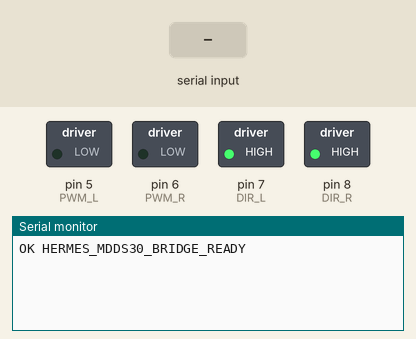
This sketch was run on a simulated Arduino Uno, built with avr-gcc and run on an emulated ATmega328P. Shown: switched loads named in the sketch (green lamp = pin HIGH), the last lines printed to the serial monitor. The inputs (shaded band) are chosen by the test bench.

Above: at 1.2 s.
1.3 s: "L=\n" received over Serial
At 2.3 s:
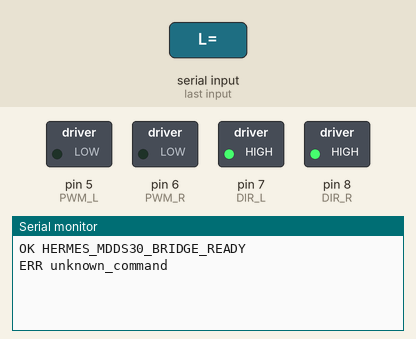
2.8 s: "PING\n" received over Serial
At 3.4 s:
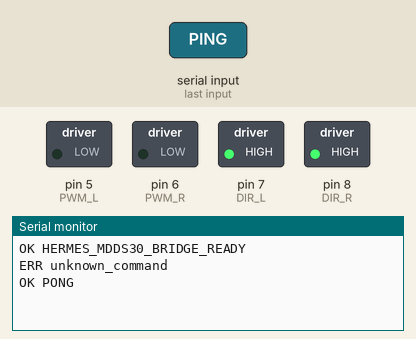
4.3 s: "STOP\n" received over Serial
At 5.8 s:
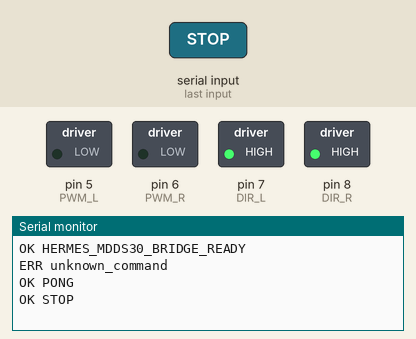

Measured:
- after the input at 1.3 s, the serial monitor: prints a new line at once (image 1)
- after the input at 2.8 s, the serial monitor: prints a new line at once (image 2)
- after the input at 4.3 s, the serial monitor: prints a new line at once (image 3)

The sketch:

mdds30_bridge.ino
```cpp
/*
  Arduino Motor Bridge
  Cytron MDDS30 in PWM/DIR Independent Both Signed Magnitude mode

  PC -> USB Serial -> Arduino -> PWM/DIR -> MDDS30

  Command examples:
    M L=-30 R=30
    M L=0 R=0
    STOP
    PING
    STATUS
    TIMEOUT=300
*/

const int PWM_L = 5;   // Arduino PWM pin -> MDDS30 AN1
const int DIR_L = 7;   // Arduino digital pin -> MDDS30 IN1
const int PWM_R = 6;   // Arduino PWM pin -> MDDS30 AN2
const int DIR_R = 8;   // Arduino digital pin -> MDDS30 IN2

// Adjust these after physical direction test.
// HIGH or LOW is arbitrary from the robot point of view; choose whichever makes the wheel move forward.
const int LEFT_FORWARD_LEVEL  = HIGH;
const int RIGHT_FORWARD_LEVEL = HIGH;

int lastLeftPercent = 0;
int lastRightPercent = 0;

unsigned long lastCommandMs = 0;
unsigned long watchdogTimeoutMs = 300;

String inputLine = "";

void setMotor(int pwmPin, int dirPin, int forwardLevel, int percent) {
  percent = constrain(percent, -100, 100);

  if (percent == 0) {
    analogWrite(pwmPin, 0);
    return;
  }

  bool forward = (percent > 0);
  int directionLevel = forward ? forwardLevel : !forwardLevel;
  int pwm = map(abs(percent), 0, 100, 0, 255);

  digitalWrite(dirPin, directionLevel);
  analogWrite(pwmPin, pwm);
}

void applyMotors(int leftPercent, int rightPercent) {
  lastLeftPercent = constrain(leftPercent, -100, 100);
  lastRightPercent = constrain(rightPercent, -100, 100);

  setMotor(PWM_L, DIR_L, LEFT_FORWARD_LEVEL, lastLeftPercent);
  setMotor(PWM_R, DIR_R, RIGHT_FORWARD_LEVEL, lastRightPercent);
}

void stopMotors() {
  applyMotors(0, 0);
}

bool parseMoveCommand(const String &line, int &leftOut, int &rightOut) {
  int lIndex = line.indexOf("L=");
  int rIndex = line.indexOf("R=");

  if (lIndex < 0 || rIndex < 0) {
    return false;
  }

  leftOut = line.substring(lIndex + 2).toInt();
  rightOut = line.substring(rIndex + 2).toInt();

  leftOut = constrain(leftOut, -100, 100);
  rightOut = constrain(rightOut, -100, 100);
  return true;
}

void handleCommand(String line) {
  line.trim();
  line.toUpperCase();

  if (line.length() == 0) {
    return;
  }

  if (line == "PING") {
    lastCommandMs = millis();
    Serial.println("OK PONG");
    return;
  }

  if (line == "STOP") {
    stopMotors();
    lastCommandMs = millis();
    Serial.println("OK STOP");
    return;
  }

  if (line == "STATUS") {
    Serial.print("OK L=");
    Serial.print(lastLeftPercent);
    Serial.print(" R=");
    Serial.print(lastRightPercent);
    Serial.print(" TIMEOUT=");
    Serial.println(watchdogTimeoutMs);
    return;
  }

  if (line.startsWith("TIMEOUT=")) {
    long value = line.substring(8).toInt();
    if (value < 50 || value > 5000) {
      Serial.println("ERR timeout_out_of_range");
      return;
    }
    watchdogTimeoutMs = (unsigned long)value;
    lastCommandMs = millis();
    Serial.print("OK TIMEOUT=");
    Serial.println(watchdogTimeoutMs);
    return;
  }

  if (line.startsWith("M ") || line.startsWith("M\t")) {
    int left = 0;
    int right = 0;

    if (!parseMoveCommand(line, left, right)) {
      Serial.println("ERR bad_move_command");
      return;
    }

    applyMotors(left, right);
    lastCommandMs = millis();

    Serial.print("OK L=");
    Serial.print(lastLeftPercent);
    Serial.print(" R=");
    Serial.println(lastRightPercent);
    return;
  }

  Serial.println("ERR unknown_command");
}

void setup() {
  pinMode(PWM_L, OUTPUT);
  pinMode(DIR_L, OUTPUT);
  pinMode(PWM_R, OUTPUT);
  pinMode(DIR_R, OUTPUT);

  // Safe default before serial starts.
  analogWrite(PWM_L, 0);
  analogWrite(PWM_R, 0);
  digitalWrite(DIR_L, LEFT_FORWARD_LEVEL);
  digitalWrite(DIR_R, RIGHT_FORWARD_LEVEL);

  Serial.begin(115200);
  inputLine.reserve(64);

  lastCommandMs = millis();

  Serial.println("OK HERMES_MDDS30_BRIDGE_READY");
}

void loop() {
  while (Serial.available() > 0) {
    char c = (char)Serial.read();

    if (c == '\n') {
      handleCommand(inputLine);
      inputLine = "";
    } else if (c != '\r') {
      if (inputLine.length() < 63) {
        inputLine += c;
      } else {
        inputLine = "";
        Serial.println("ERR line_too_long");
      }
    }
  }

  if (watchdogTimeoutMs > 0 && (millis() - lastCommandMs > watchdogTimeoutMs)) {
    if (lastLeftPercent != 0 || lastRightPercent != 0) {
      stopMotors();
      Serial.println("OK WATCHDOG_STOP");
    }
    lastCommandMs = millis();
  }
}
```
